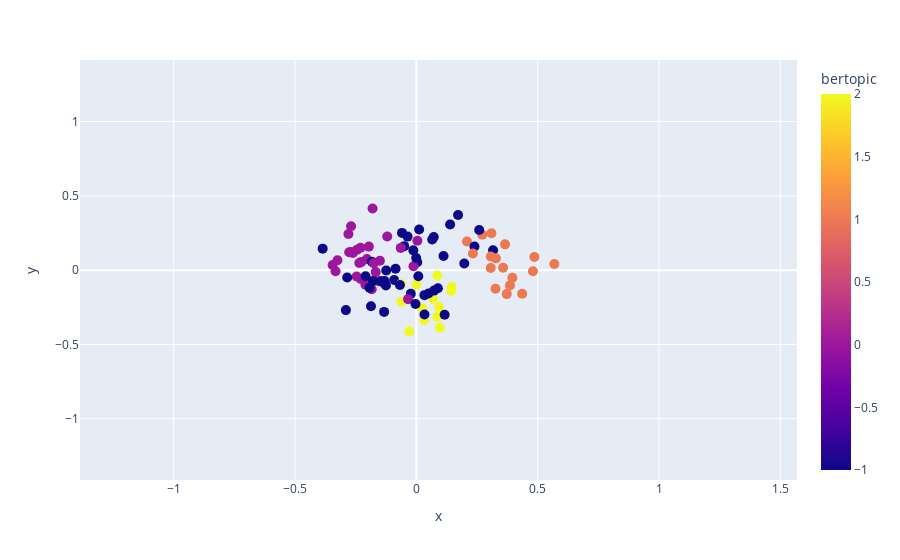

Notebook code for this chart:
### Code cell
visualise_with_dimensional_reduction(df_test,PCA(n_components=2), color_to_show='bertopic', hover_data=['topics', 'cleaned_text_translated','lang'])
